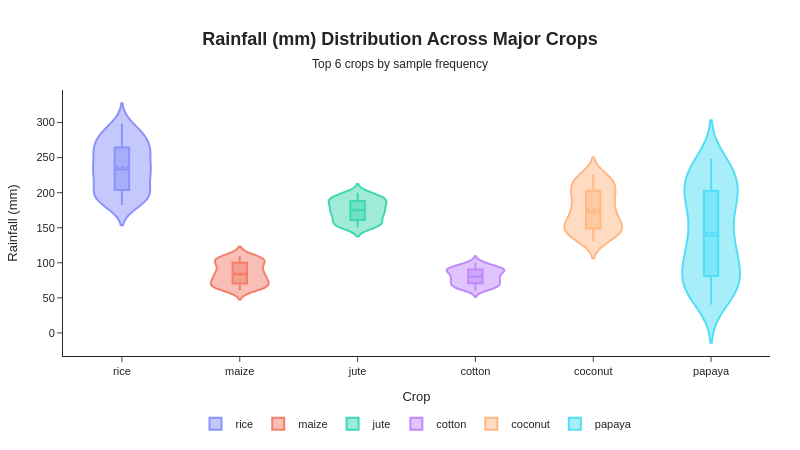

Notebook source saved alongside this figure:
### Markdown cell above
#### Per-Feature Violin Plots — Top Crops

### Code cell
# Violin plots comparing rainfall distribution across the six most frequent crops
def plot_feature_kde_overlap(df, feature, top_n_crops=5):
    crops = df['label'].value_counts().nlargest(top_n_crops).index
    fig = go.Figure()

    for i, crop in enumerate(crops):
        vals = df[df['label'] == crop][feature].dropna()
        fig.add_trace(go.Violin(
            y=vals, name=crop, box_visible=True, meanline_visible=True,
            opacity=0.75,
            marker=dict(
                color=px.colors.qualitative.Plotly[i % 10],
                line=dict(width=0.5, color='white')
            )
        ))

    fig.update_layout(
        title=dict(
            text=(
                f"<b>{feature_labels[feature]} Distribution Across Major Crops</b><br>"
                f"<span style='font-size:12px'>Top {top_n_crops} crops by sample frequency</span>"
            ),
            x=0.5, xanchor='center', font=dict(size=18, family='Arial')
        ),
        template='simple_white', height=450, width=800,
        font=dict(family='Arial', size=11),
        xaxis_title='Crop', yaxis_title=feature_labels[feature],
        legend=dict(orientation='h', x=0.5, y=-0.2, xanchor='center'),
        margin=dict(l=60, r=30, t=90, b=80)
    )
    fig.show()

plot_feature_kde_overlap(df, 'rainfall', top_n_crops=6)
